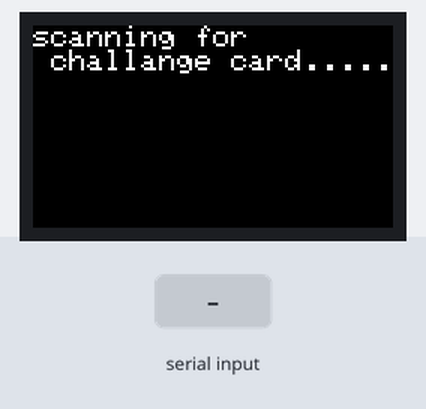
Recording of a program running on a simulated ESP32. Shown: 240×135 colour display. The inputs (shaded band) are chosen by the test bench.

Above: at 1.4 s.
1.5 s: "challange" received over the second serial link
At 3.3 s:
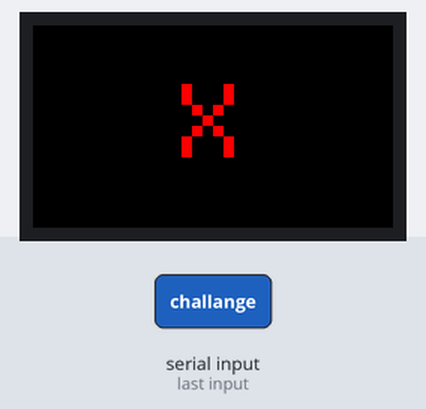
Timing chart, 0 to 4.8 s (numbered marks = the images above; inputs shaded):
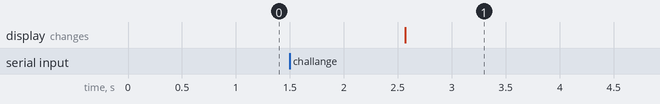

The program:

main.cpp
```cpp
#include <Arduino.h>
#include <TFT_eSPI.h>       // Include the TFT library
#include <SPI.h>            // Include the SPI library
#include <HardwareSerial.h> // Include the HardwareSerial library
#include <string>
#include <iostream>

TFT_eSPI tft; // Create an instance of the TFT class

HardwareSerial mySerial(1); // Use the second hardware serial port

String qr = "";

void scan4challange();
void displayX();
void displayCircle();

void setup()
{
    Serial.begin(115200);
    mySerial.begin(9600, SERIAL_8N1, 27, 26); // Initialize serial communication on pins 27 (RX) and 26 (TX)
    tft.init();                               // Initialize the TFT display
    tft.setRotation(1);                       // Set the display rotation (if needed)
    tft.fillScreen(TFT_BLACK);                // Clear the display

    scan4challange();
    String word = "";
}

void loop()
{
    if (mySerial.available())
    {
        String barcode = mySerial.readString();
        if (!barcode.isEmpty())
        {
            tft.fillScreen(TFT_BLACK);
            tft.setTextSize(2);
            tft.setTextColor(TFT_WHITE);

            std::string extractWord(const std::string &str);

            tft.setCursor(0, 0);

            tft.setCursor(0, tft.getCursorY() + 10); // Move the cursor down

            std::string str = barcode.c_str();
            std::string word = extractWord(str);
            if (word == "challange")
            {
                displayCircle();
            }
            else
            {
                displayX();
            }
        }
        else
        {
            Serial.println("Empty barcode");
        }
    }
}

void scan4challange()
{
    tft.fillScreen(TFT_BLACK);
    tft.setTextSize(2);
    tft.setTextColor(TFT_WHITE);
    // tft.setCursor(0, tft.getCursorY() + 10); // Move the cursor down
    tft.setCursor(0, 0);
    tft.println("scanning for \n challange card.....");
}

void displayX()
{
    tft.fillScreen(TFT_BLACK); // Clear the screen

    tft.setTextDatum(MC_DATUM); // Set the datum to be the center of the screen
    tft.setTextSize(8);         // Set the text size to 5
    tft.setTextColor(TFT_RED);  // Set the text color to red

    int16_t x = tft.width() / 2;  // Calculate the x coordinate of the center of the screen
    int16_t y = tft.height() / 2; // Calculate the y coordinate of the center of the screen

    tft.drawString("X", x, y); // Draw the 'X' at the center of the screen

    delay(3000); // Wait for 3 seconds
}

std::string extractWord(const std::string &str)
{
    std::string startDelimiter = "(((";
    std::string endDelimiter = ")))";

    // Find the start and end positions of the word
    size_t startPos = str.find(startDelimiter);
    size_t endPos = str.find(endDelimiter);

    // If the start or end delimiter was not found, return an empty string
    if (startPos == std::string::npos || endPos == std::string::npos)
    {
        return "";
    }

    // Adjust the start position to be after the start delimiter
    startPos += startDelimiter.length();

    // Calculate the length of the word
    size_t length = endPos - startPos;

    // Extract and return the word
    return str.substr(startPos, length);
}

void displayCircle()
{
    tft.fillScreen(TFT_BLACK); // Clear the screen

    int16_t x = tft.width() / 2;  // Calculate the x coordinate of the center of the screen
    int16_t y = tft.height() / 2; // Calculate the y coordinate of the center of the screen
    int16_t radius = 50 / 2;      // Calculate the radius of the circle

    tft.fillCircle(x, y, radius, TFT_GREEN); // Draw the green circle

    delay(3000); // Wait for 3 seconds

    tft.fillScreen(TFT_BLACK); // Clear the screen
}
```

Measured:
- after the input at 1.5 s, the display: changes after 1.1 s (image 1)
